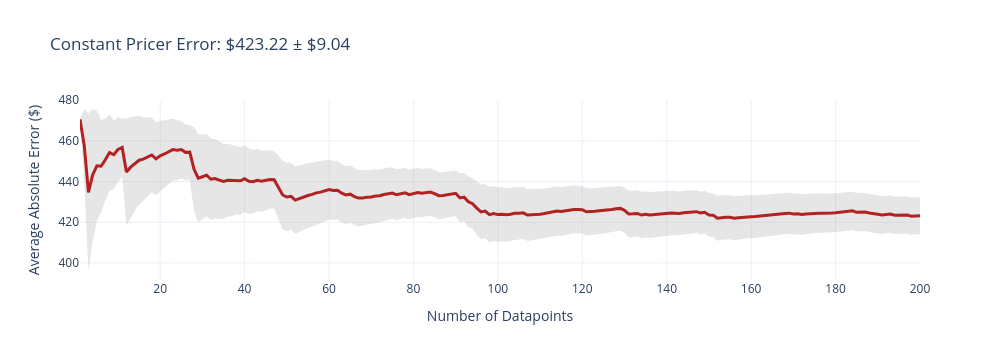
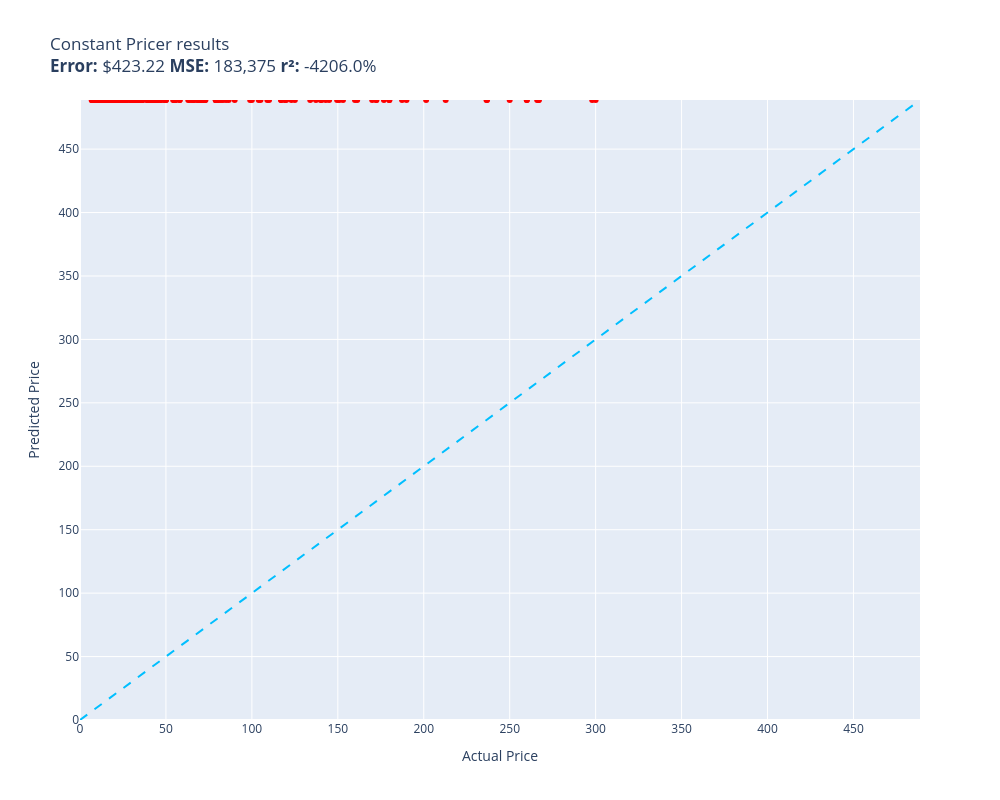

The notebook cell saved with these charts, in order:
### Code cell
evaluate(constant_pricer, test)

### Figure 1 — Plotly figure (JSON) as saved in the notebook; plotly's stock layout.template omitted (floating-point values rounded to 4 significant figures; data arrays with more than 128 entries replaced by an {"elided": "..."} marker saying what was removed)
{"data": [{"fill": "toself", "fillcolor": "rgba(128,128,128,0.2)", "hoverinfo": "skip", "line": {"color": "rgba(255,255,255,0)"}, "name": "95% CI", "showlegend": false, "type": "scatter", "x": {"elided": "400 int values"}, "y": {"elided": "400 float values"}}, {"customdata": {"elided": "200x1 float values"}, "hovertemplate": "n=%{x}<br>Avg Error=$%{y:,.2f}<br>±95% CI=$%{customdata[0]:,.2f}<extra></extra>", "line": {"color": "firebrick", "width": 3}, "mode": "lines", "name": "Cumulative Avg Error", "type": "scatter", "x": {"elided": "200 int values"}, "y": {"elided": "200 float values"}}], "layout": {"height": 360, "showlegend": false, "title": {"text": "Constant Pricer Error: $423.22 ± $9.04"}, "width": 1000, "xaxis": {"title": {"text": "Number of Datapoints"}}, "yaxis": {"title": {"text": "Average Absolute Error ($)"}}}}

### Figure 2 — Plotly figure (JSON) as saved in the notebook; plotly's stock layout.template omitted (floating-point values rounded to 4 significant figures; data arrays with more than 128 entries replaced by an {"elided": "..."} marker saying what was removed)
{"data": [{"customdata": {"elided": "200x1 str values"}, "hovertemplate": "%{customdata[0]}<extra></extra>", "legendgroup": "red", "marker": {"color": "red", "size": 6, "symbol": "circle"}, "mode": "markers", "name": "red", "orientation": "v", "showlegend": true, "type": "scatter", "x": {"elided": "200 float values"}, "xaxis": "x", "y": {"elided": "200 float values"}, "yaxis": "y"}, {"hoverinfo": "skip", "line": {"color": "deepskyblue", "dash": "dash", "width": 2}, "mode": "lines", "name": "y = x", "showlegend": false, "type": "scatter", "x": [0, 488.7], "y": [0, 488.7]}], "layout": {"height": 800, "legend": {"title": {"text": "color"}, "tracegroupgap": 0}, "showlegend": false, "title": {"text": "Constant Pricer results<br><b>Error:</b> $423.22 <b>MSE:</b> 183,375 <b>r²:</b> -4206.0%"}, "width": 1000, "xaxis": {"anchor": "y", "domain": [0, 1], "range": [0, 488.7], "title": {"text": "Actual Price"}}, "yaxis": {"anchor": "x", "domain": [0, 1], "range": [0, 488.7], "title": {"text": "Predicted Price"}}}}
